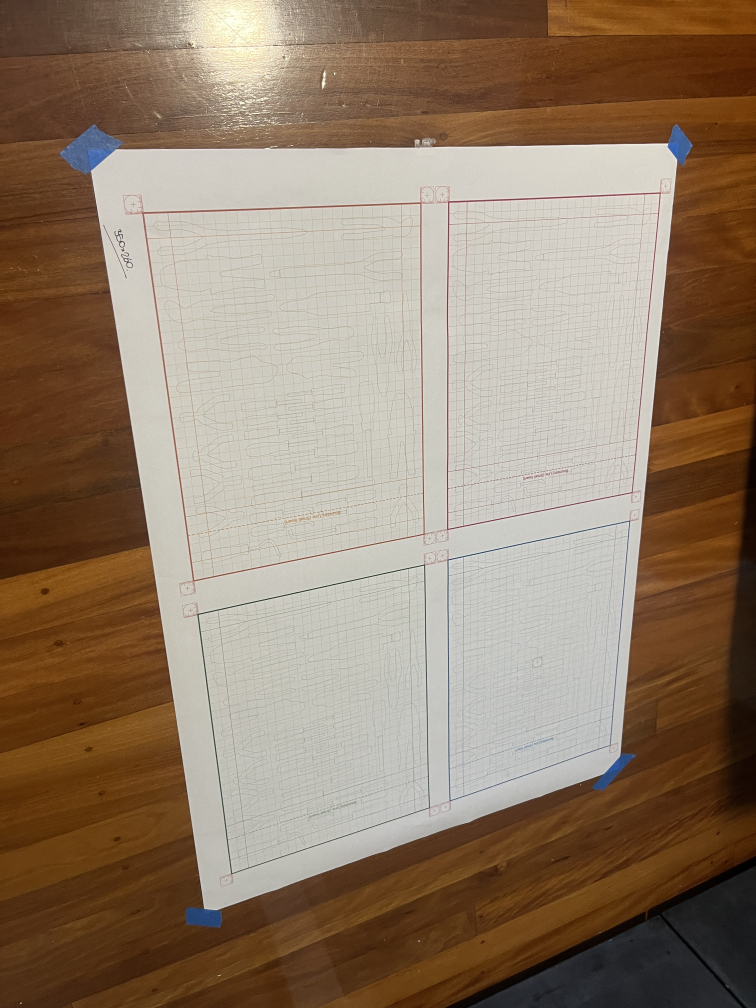
#> input picture data/inputs/colour_benchmark/ceilinglight__badangle__flat__01.JPG, 3024 x 4032 px (shown at 1/4 size); its folder holds only this picture in this run
$ python -i trace_isolation_v2.py   (imports and definitions only)
#> lines starting #> are read from the running program, lines starting #| are printed output that depends on the picture; after the words box and inside, x2 and y2 are one past the last pixel; in counts of white or black regions, pixels touching at a corner belong together
#> further down, picture is the input picture: shape (4032, 3024, 3); mean B, G, R 106, 125.8, 145.7
"""Phase 2 v2 — Lab-baseline + adaptive-paper-clamp trace isolation.

Sibling of the production ``trace_isolation.py`` (the "L11" two-stage
HSV + hard-white-clamp approach).  Designed to attack the failure
modes documented in
``docs/phase_02_failure_analysis_2026-05-22.md``:

  * blue/warm white-balance shifts that move the grid out of HSV range
  * shadows that look "orange" under warm light (over-detection)
  * dark shadows that survive the fixed gray ≥ 160 clamp
  * the lighter V2 minor grid sitting right at the global clamp threshold

Algorithm
=========

A.  ``normalise_lighting``  --  unchanged: CLAHE on the LAB-L channel
                                flattens the worst of the cross-frame
                                brightness gradient.

B.  Sample the paper Lab baseline AGAIN inside this module (fresh
    sample, not passed in from Phase 1).  Same maths as Phase 1:
    central-patch + brightest-25% + median.  Lighting-invariant.

    NOTE FOR FUTURE EFFICIENCY: Phase 1 already computes this baseline
    once for marker detection.  Plumbing it through and reusing would
    save ~5 ms per image.  Negligible right now but worth revisiting
    if/when Phase 2 wall time becomes a concern.

C.  STAGE 1  --  **Lab Δa* mask** (Path A): mark every pixel whose
    ``a* − paper_a*`` exceeds a small threshold AND whose colour is
    NOT a yellow-orange shift.  This catches the printed grid in
    every lighting condition we've seen because the *relative*
    chromaticity shift is the same under blue tint OR warm sun --
    only the absolute hue moves.  Tool ink (neutral chromaticity)
    and shadows (low L but neutral a*) are NOT caught.

D.  ``paper_blended_fill`` + ``normalise_paper_to_white``  --
    unchanged: replace masked grid pixels with the local paper
    colour, then lift paper to a consistent ~245 globally.

E.  STAGE 2  --  **Adaptive paper-relative clamp** (Path C): compute
    a local paper baseline via Gaussian blur (excluding the dark
    marks).  A pixel becomes pure white when it sits within
    ``ink_relative_gap`` grey levels of the LOCAL baseline -- not
    when it crosses an arbitrary global value of 160.  Dark crease
    shadows that don't actually contain ink get wiped because the
    local baseline reflects the shadow paper; tool ink in a shadow
    survives because it's still meaningfully darker than the
    locally-darker paper around it.

F.  ``build_trace_mask``  --  unchanged: dual abs + relative dark
    detection on the cleaned image produces the binary trace mask
    that Phase 3 consumes.

The module returns the same ``TraceIsolationResult`` dataclass as the
production module so any downstream code can swap modules without
changes.
"""
from __future__ import annotations

from typing import Tuple

import cv2
import numpy as np

from armourcore_cds.templates.models import TemplateModel
# Re-use existing helpers from the production module so we don't fork
# every utility -- only the algorithm itself changes here.
from armourcore_cds.phase2.trace_isolation import (
    GridColour,
    TraceIsolationResult,
    normalise_lighting,
    normalise_paper_to_white,
    paper_blended_fill,
    build_trace_mask,
    _orange_coverage,
    isolate_trace_candidates as _isolate_legacy,
)


# ---------------------------------------------------------------------------
# Tuning constants — start conservative; tweak after seeing the per-case dumps
# ---------------------------------------------------------------------------

# Lab Δa* thresholds.  Phase 1's MARKER detector uses 12 because markers are
# vivid red ink; the V2 grid colours (FFEBCC / FFC466) are much paler so we
# start lower.  Empirically: a* shift of ~6-8 is usually enough to catch
# the lightest grid even under blue tint; anything below that risks
# false-positives on slightly-warm paper.
LAB_DELTA_A_MIN          = 6        # min a* shift to count a pixel as grid
LAB_ORANGE_TOLERANCE     = 8        # max (Δb - Δa) -- rejects yellow / wood

# Paper baseline sampling
PAPER_PATCH_FRAC         = 0.10
PAPER_BRIGHT_PCT         = 75

# Stage-1 morph close (anti-aliasing of grid line edges only).  Small so
# we never bridge across customer ink.
STAGE1_CLOSE_KSIZE       = 3

# Stage-1 minimum component size (drops single-pixel chromatic noise)
STAGE1_MIN_COMPONENT_PX  = 4

# Stage-2 adaptive clamp
ADAPTIVE_PAPER_SIGMA     = 80.0
ADAPTIVE_DARK_THRESHOLD  = 90       # pixels below this are excluded from
                                    # the local-paper-baseline estimate
ADAPTIVE_INK_GAP         = 50       # a pixel within this many grey levels
                                    # of the local paper baseline gets
                                    # clamped to pure white; further
                                    # below is considered ink and kept


# ===========================================================================
# Lab paper baseline + Δa* mask
# ===========================================================================

# [62 lines left out: functions estimate_paper_lab, lab_delta_a_grid_mask, not called in this run]


# ===========================================================================
# Stage 2 — adaptive paper-relative clamp
# ===========================================================================

def adaptive_paper_clamp(
    image_bgr: np.ndarray,
    *,
    paper_sigma: float = ADAPTIVE_PAPER_SIGMA,
    dark_mark_threshold: int = ADAPTIVE_DARK_THRESHOLD,
    ink_relative_gap: int = ADAPTIVE_INK_GAP,
) -> Tuple[np.ndarray, np.ndarray]:
    """Clamp pixels CLOSE to their local paper baseline to pure white.

    Replaces the global ``gray >= 160`` clamp used in the L11 module.
    Per pixel:
        diff = local_paper - gray
        diff <  ink_relative_gap  ->  paper-like  -> set to white
        diff >= ink_relative_gap  ->  ink-like    -> leave unchanged

    ``local_paper`` is a per-pixel Gaussian-blurred estimate of paper
    brightness that EXCLUDES the dark-mark pixels from the estimate.
    So in a shadow region surrounded by bright paper, the baseline
    near the centre of the shadow reflects the shadow's own paper
    value -- which means a true ink line inside the shadow still has
    a large positive diff and survives.

    Returns ``(clamped_bgr, clamp_mask)`` -- the boolean mask is
    saved alongside for diagnostics.
    """
#> called with paper_sigma = 80, dark_mark_threshold = 90, ink_relative_gap = 50
    gray = cv2.cvtColor(image_bgr, cv2.COLOR_BGR2GRAY).astype(np.float32)

    paper_only = gray.copy()
    weight = np.ones_like(gray, dtype=np.float32)
    dark = gray < float(dark_mark_threshold)
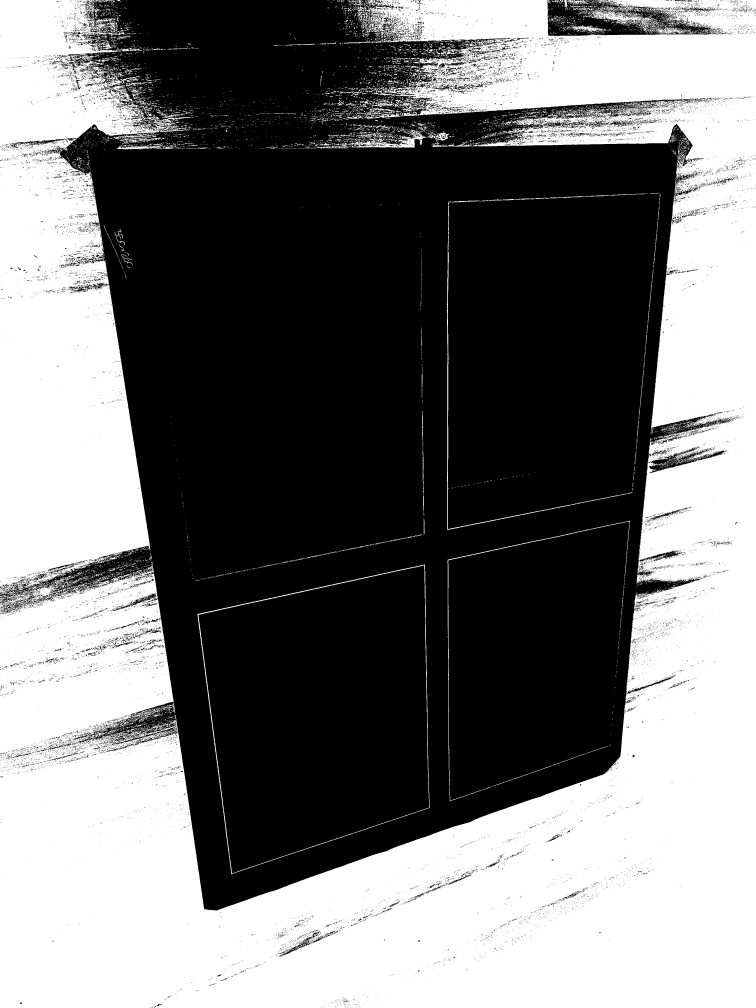
#> dark: shape (4032, 3024) bool (shown at 1/4 size); 46.1% white; 10177 white regions (9481 under 20 px), largest, box (x1, y1, x2, y2) and area: (0, 0, 3024, 4032) 5507229, (789, 2258, 1719, 3497) 10937, (1788, 793, 2529, 2120) 7420
    paper_only[dark] = 0.0
    weight[dark] = 0.0

    bg_num = cv2.GaussianBlur(paper_only, (0, 0), paper_sigma)
    bg_den = cv2.GaussianBlur(weight,     (0, 0), paper_sigma)
    local_paper = bg_num / np.maximum(bg_den, 1e-3)
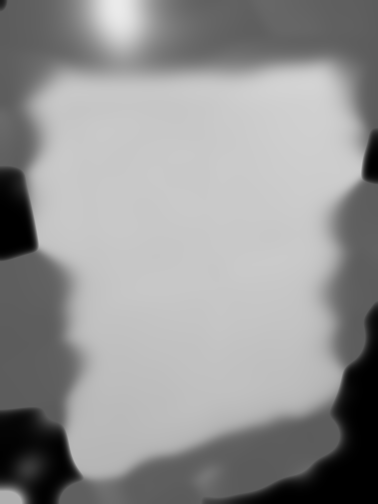
#> local_paper: shape (4032, 3024) float32 (shown at 1/8 size); min 0, max 234.8, mean 148.1
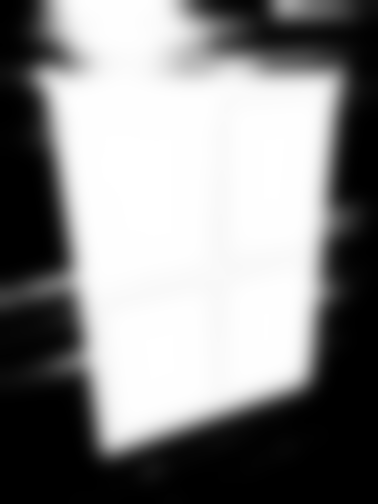
#> bg_den: shape (4032, 3024) float32 (shown at 1/8 size); min 0, max 1, mean 0.539
    local_paper = np.maximum(local_paper, 1.0)  # numerical safety

    diff = local_paper - gray
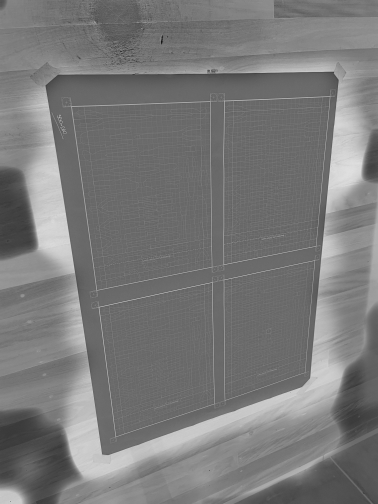
#> diff: shape (4032, 3024) float32 (shown at 1/8 size); min -144.7, max 197.3, mean 18.6; drawn with min black and max white
    is_paperish = diff < float(ink_relative_gap)
#> is_paperish: shape (4032, 3024) bool; 83.3% white; 22813 black regions (21992 under 20 px), largest, box (x1, y1, x2, y2) and area: (0, 455, 3024, 3923) 1743790, (1918, 3581, 2703, 3972) 29330, (502, 808, 1717, 2326) 26438

    out = image_bgr.copy()
    out[is_paperish] = (255, 255, 255)
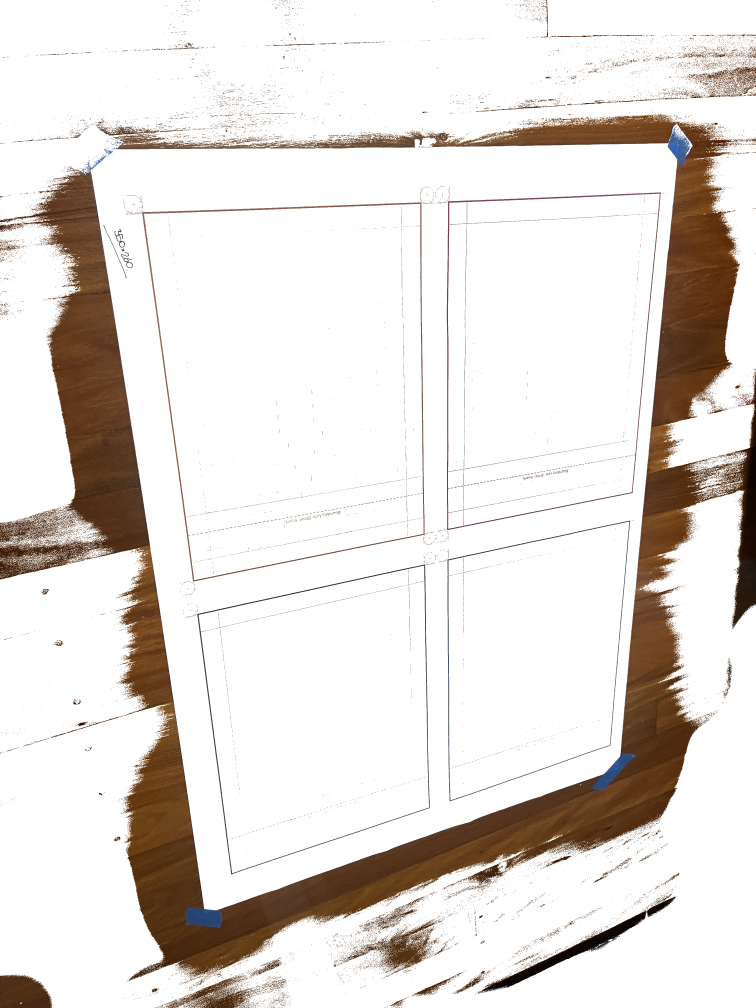
#> out: shape (4032, 3024, 3) (shown at 1/4 size); mean B, G, R 217.6, 222.1, 227.9
    return out, is_paperish.astype(np.uint8) * 255


# ===========================================================================
# Public entry point
# ===========================================================================

# [91 lines that did not run here, left out]

>>> import cv2
>>> picture = cv2.imread('../../../data/inputs/colour_benchmark/ceilinglight__badangle__flat__01.JPG')
>>> result = adaptive_paper_clamp(picture)

$ run again, on data/inputs/colour_benchmark/ceilinglight__goodangle__flat__01.JPG
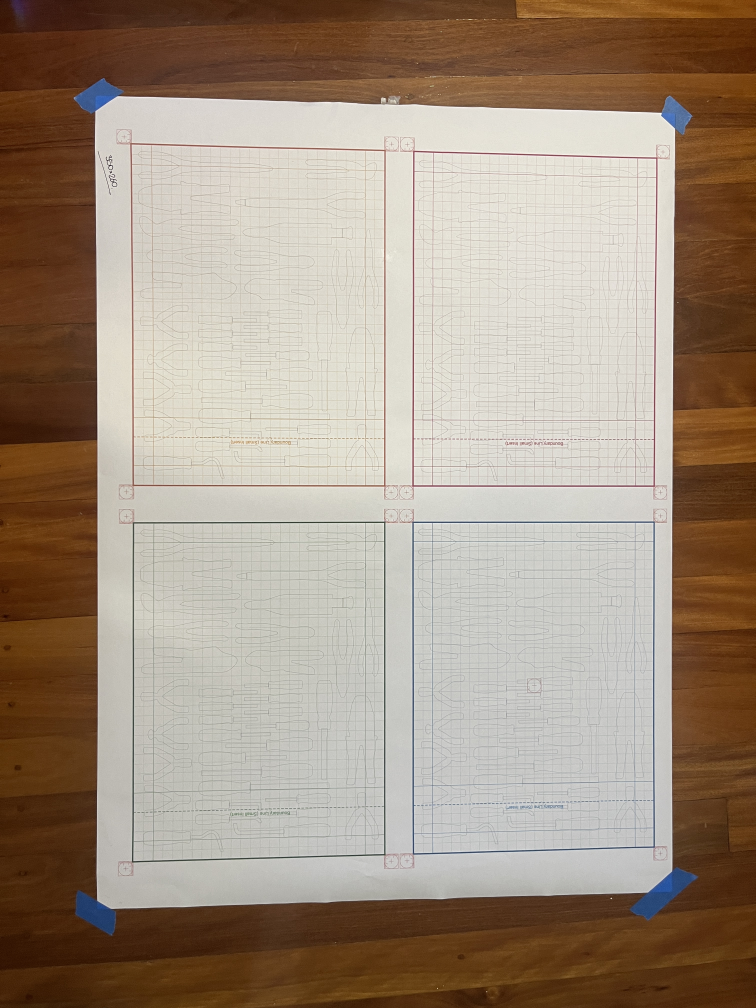
#> input picture data/inputs/colour_benchmark/ceilinglight__goodangle__flat__01.JPG, 3024 x 4032 px (shown at 1/4 size)
#> picture is the input picture: shape (4032, 3024, 3); mean B, G, R 129.2, 145.8, 162.3
#> in adaptive_paper_clamp, `dark = gray < float(dark_mark_threshold)`:
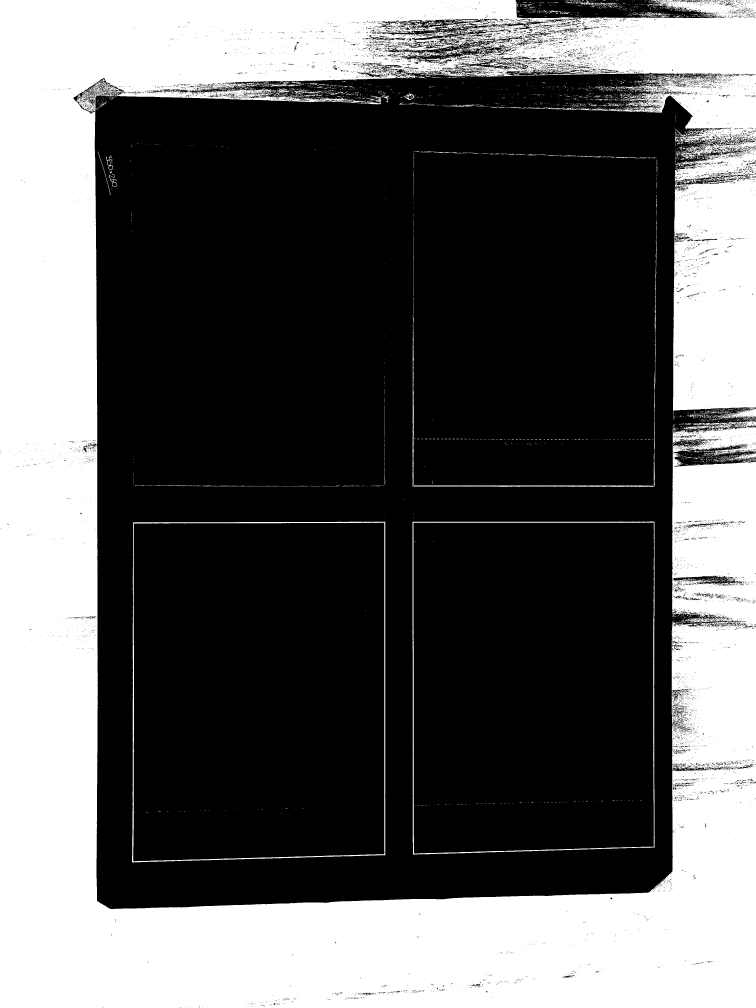
#> dark: shape (4032, 3024) bool (shown at 1/4 size); 36.9% white; 5423 white regions (5130 under 20 px), largest, box (x1, y1, x2, y2) and area: (0, 0, 3024, 4032) 4423205, (528, 2087, 1542, 3450) 19575, (1650, 2086, 2619, 3418) 17379
#> is_paperish: shape (4032, 3024) bool; 78.4% white; 16764 black regions (15872 under 20 px), largest, box (x1, y1, x2, y2) and area: (0, 82, 3024, 3909) 2396105, (1598, 603, 2630, 1998) 35495, (1598, 2035, 2621, 3419) 30235
#> in adaptive_paper_clamp, `out[is_paperish] = (255, 255, 255)`:
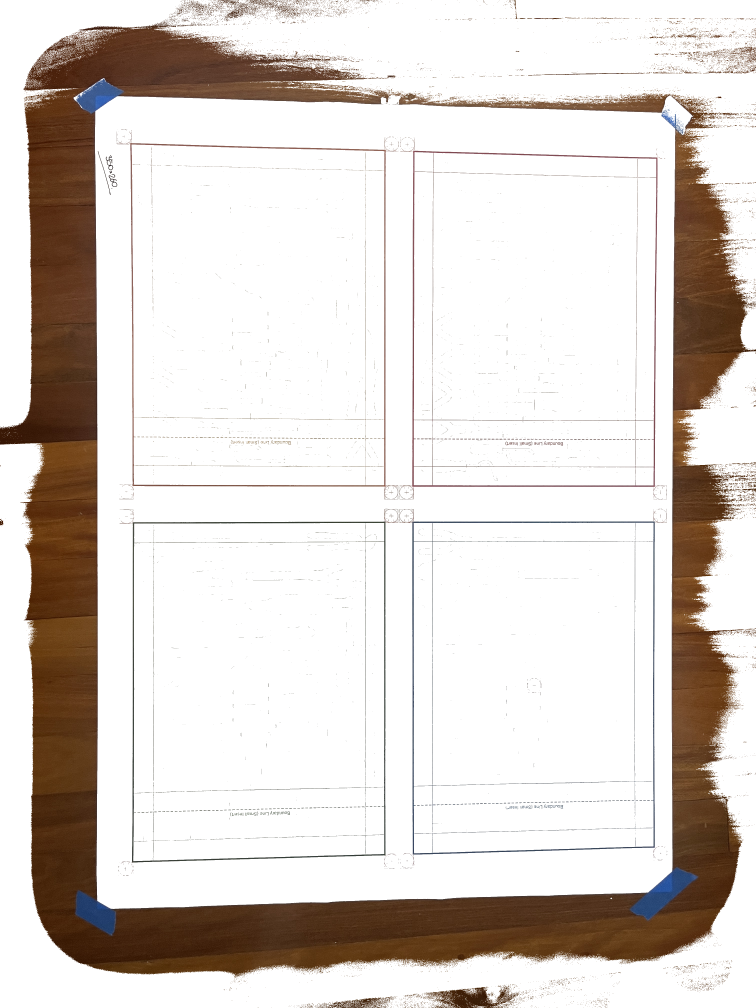
#> out: shape (4032, 3024, 3) (shown at 1/4 size); mean B, G, R 207.1, 212.4, 219.7
